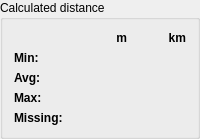
            <widget class="QGroupBox" name="groupBox_5">
             <property name="title">
              <string>Calculated distance</string>
             </property>
             <layout class="QGridLayout" name="gridLayout_7">
              <item row="2" column="0">
               <widget class="QLabel" name="label_16">
                <property name="font">
                 <font>
                  <bold>true</bold>
                 </font>
                </property>
                <property name="text">
                 <string>Avg:</string>
                </property>
               </widget>
              </item>
              <item row="3" column="1">
               <widget class="QLabel" name="labelCalculatedDistanceMaxM">
                <property name="text">
                 <string/>
                </property>
                <property name="alignment">
                 <set>Qt::AlignRight|Qt::AlignTrailing|Qt::AlignVCenter</set>
                </property>
               </widget>
              </item>
              <item row="1" column="0">
               <widget class="QLabel" name="label_17">
                <property name="font">
                 <font>
                  <bold>true</bold>
                 </font>
                </property>
                <property name="text">
                 <string>Min:</string>
                </property>
               </widget>
              </item>
              <item row="3" column="0">
               <widget class="QLabel" name="label_15">
                <property name="font">
                 <font>
                  <bold>true</bold>
                 </font>
                </property>
                <property name="text">
                 <string>Max:</string>
                </property>
               </widget>
              </item>
              <item row="0" column="2">
               <widget class="QLabel" name="label_27">
                <property name="font">
                 <font>
                  <bold>true</bold>
                 </font>
                </property>
                <property name="text">
                 <string>km</string>
                </property>
                <property name="alignment">
                 <set>Qt::AlignRight|Qt::AlignTrailing|Qt::AlignVCenter</set>
                </property>
               </widget>
              </item>
              <item row="0" column="1">
               <widget class="QLabel" name="label_28">
                <property name="font">
                 <font>
                  <bold>true</bold>
                 </font>
                </property>
                <property name="text">
                 <string>m</string>
                </property>
                <property name="alignment">
                 <set>Qt::AlignRight|Qt::AlignTrailing|Qt::AlignVCenter</set>
                </property>
               </widget>
              </item>
              <item row="2" column="1">
               <widget class="QLabel" name="labelCalculatedDistanceAvgM">
                <property name="text">
                 <string/>
                </property>
                <property name="alignment">
                 <set>Qt::AlignRight|Qt::AlignTrailing|Qt::AlignVCenter</set>
                </property>
               </widget>
              </item>
              <item row="1" column="1">
               <widget class="QLabel" name="labelCalculatedDistanceMinM">
                <property name="text">
                 <string/>
                </property>
                <property name="alignment">
                 <set>Qt::AlignRight|Qt::AlignTrailing|Qt::AlignVCenter</set>
                </property>
               </widget>
              </item>
              <item row="2" column="2">
               <widget class="QLabel" name="labelCalculatedDistanceAvgKM">
                <property name="text">
                 <string/>
                </property>
                <property name="alignment">
                 <set>Qt::AlignRight|Qt::AlignTrailing|Qt::AlignVCenter</set>
                </property>
               </widget>
              </item>
              <item row="3" column="2">
               <widget class="QLabel" name="labelCalculatedDistanceMaxKM">
                <property name="text">
                 <string/>
                </property>
                <property name="alignment">
                 <set>Qt::AlignRight|Qt::AlignTrailing|Qt::AlignVCenter</set>
                </property>
               </widget>
              </item>
              <item row="1" column="2">
               <widget class="QLabel" name="labelCalculatedDistanceMinKM">
                <property name="text">
                 <string/>
                </property>
                <property name="alignment">
                 <set>Qt::AlignRight|Qt::AlignTrailing|Qt::AlignVCenter</set>
                </property>
               </widget>
              </item>
              <item row="4" column="0">
               <widget class="QLabel" name="label_32">
                <property name="font">
                 <font>
                  <bold>true</bold>
                 </font>
                </property>
                <property name="text">
                 <string>Missing:</string>
                </property>
               </widget>
              </item>
              <item row="4" column="1" colspan="2">
               <widget class="QLabel" name="labelCalculatedDistanceMissing">
                <property name="text">
                 <string/>
                </property>
                <property name="alignment">
                 <set>Qt::AlignRight|Qt::AlignTrailing|Qt::AlignVCenter</set>
                </property>
               </widget>
              </item>
             </layout>
            </widget>
